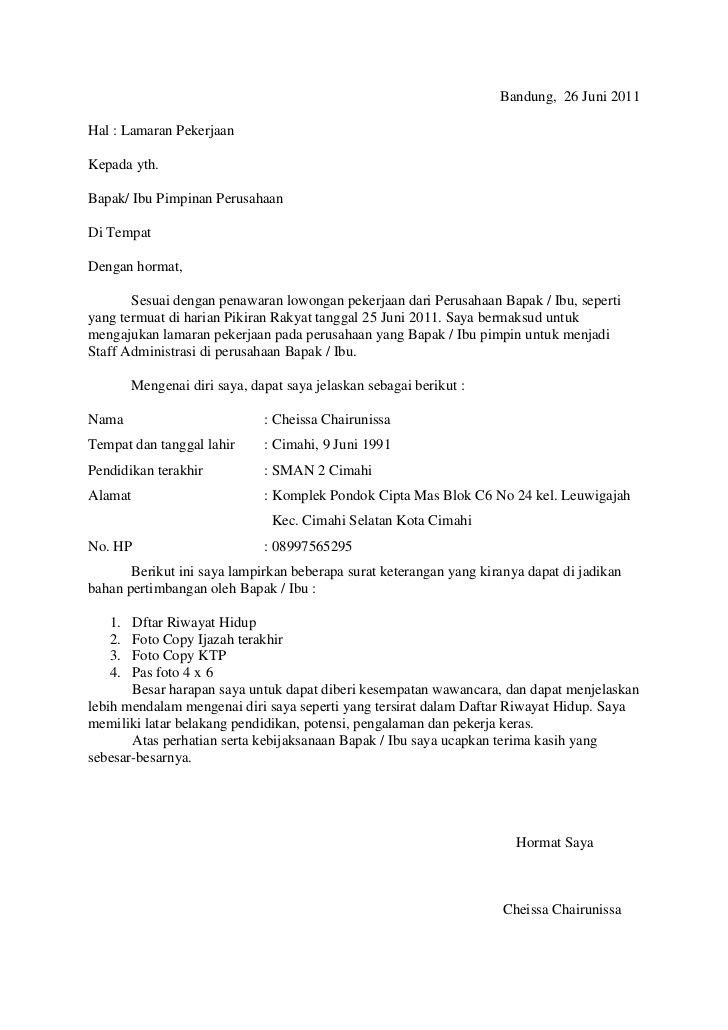
#> input picture UTS_Praktikum_SistemMultimedia/dataset/1.jpg, 728 x 1030 px
$ jupyter execute AnalisisGambarDigital.ipynb   (older library calls are emulated)
#> lines starting #> are read from the running program, lines starting #| are printed output that depends on the picture; after the words box and inside, x2 and y2 are one past the last pixel; in counts of white or black regions, pixels touching at a corner belong together
[cell 1]
import cv2
import numpy as np
import matplotlib.pyplot as plt

# 1. Membaca gambar dari file
image = cv2.imread('dataset/1.jpg', cv2.IMREAD_GRAYSCALE)
#> image is the input picture: shape (1030, 728); min 0, max 255, mean 248

# 2. Smoothing: Menggunakan Gaussian Blur untuk mengurangi noise
blurred = cv2.GaussianBlur(image, (5, 5), 0)

# 3. Deteksi tepi menggunakan Sobel
sobelx = cv2.Sobel(blurred, cv2.CV_64F, 1, 0, ksize=3)
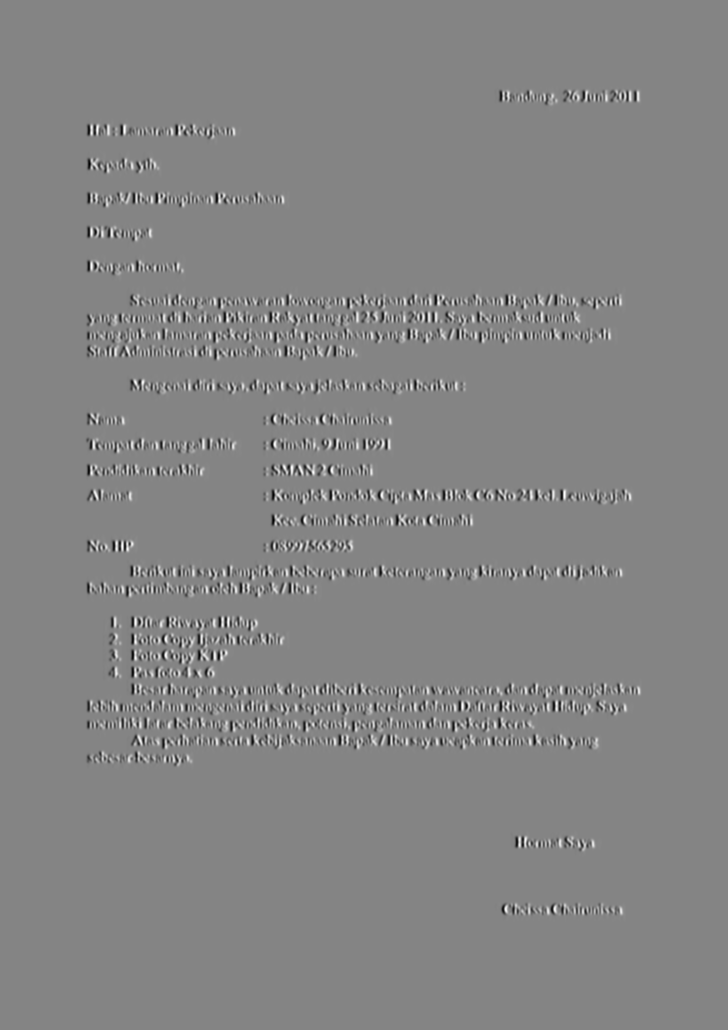
#> sobelx: shape (1030, 728) float64; min -477, max 438, mean 0; drawn with min black and max white
sobely = cv2.Sobel(blurred, cv2.CV_64F, 0, 1, ksize=3)
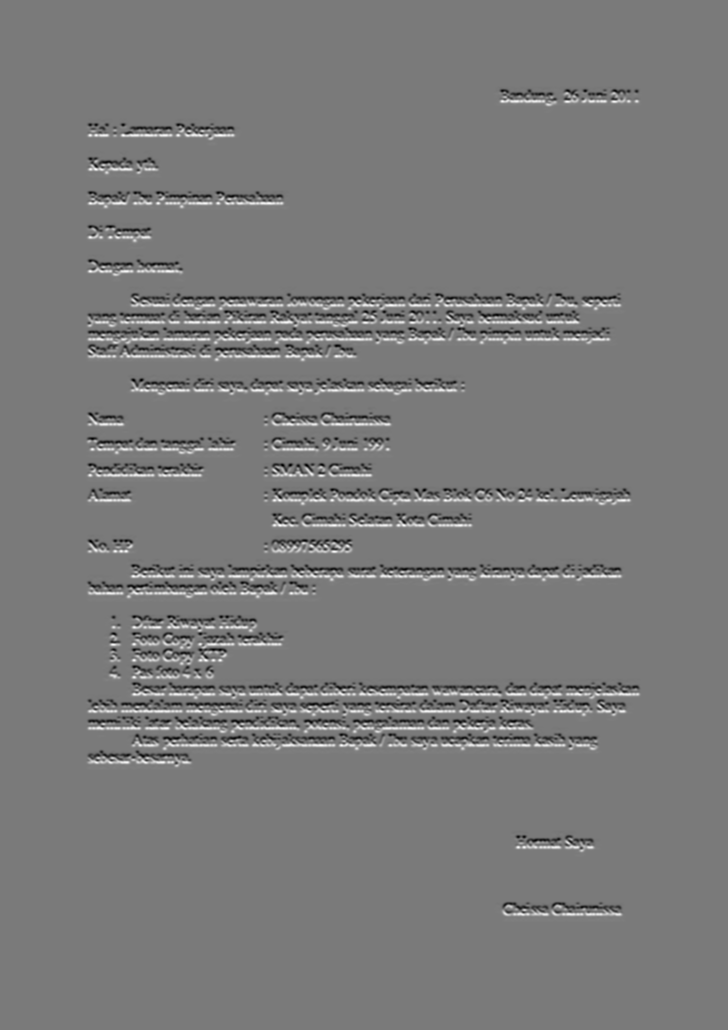
#> sobely: shape (1030, 728) float64; min -362, max 389, mean 0; drawn with min black and max white
sobel_combined = cv2.magnitude(sobelx, sobely)
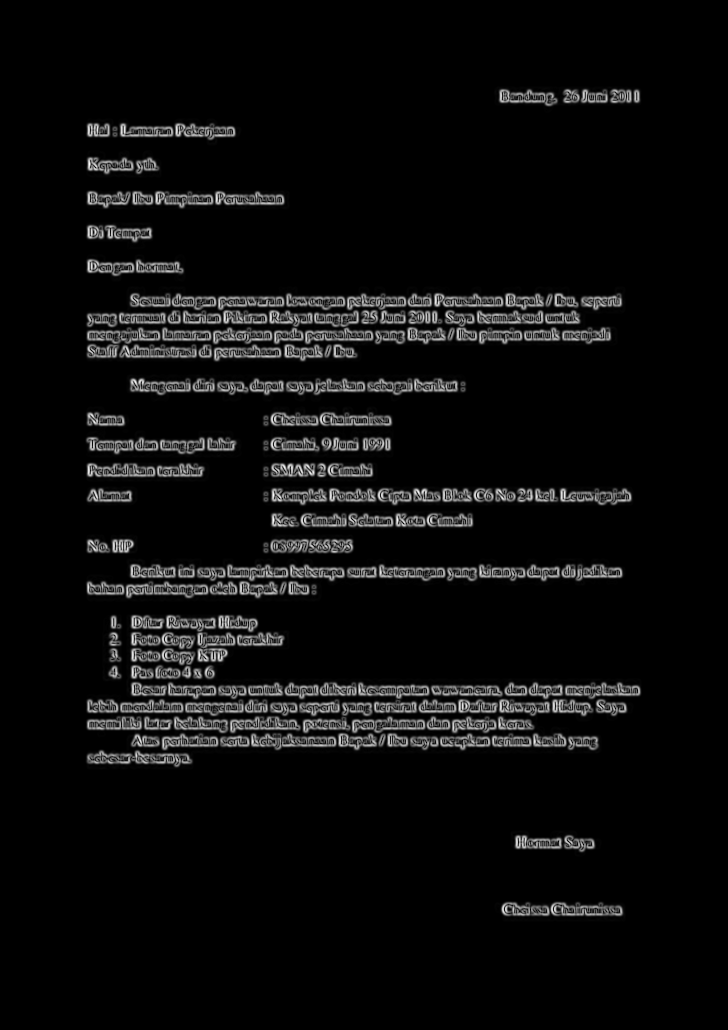
#> sobel_combined: shape (1030, 728) float64; min 0, max 477.1, mean 23.3; drawn with min black and max white

# 4. Deteksi tepi menggunakan Canny
canny = cv2.Canny(blurred, 100, 200)
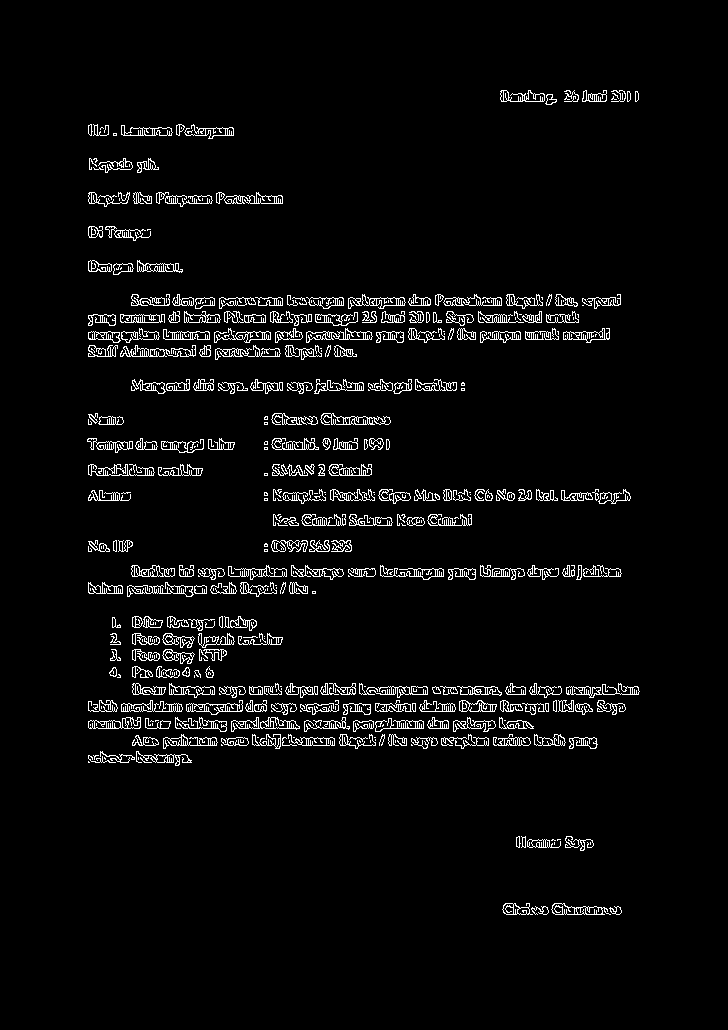
#> canny: shape (1030, 728); 4% white in thin lines or dots, all inside (x1, y1, x2, y2) = (87, 90, 640, 915)

# 5. Menampilkan hasil
plt.figure(figsize=(12, 6))
plt.subplot(1, 4, 1), plt.imshow(image, cmap='gray'), plt.title('Original')
plt.subplot(1, 4, 2), plt.imshow(blurred, cmap='gray'), plt.title('Smoothed')
plt.subplot(1, 4, 3), plt.imshow(sobel_combined, cmap='gray'), plt.title('Sobel Edge')
plt.subplot(1, 4, 4), plt.imshow(canny, cmap='gray'), plt.title('Canny Edge')
plt.show()

[cell 2]
import cv2
import numpy as np
import os

# Pastikan folder hasil ada
os.makedirs('HasilNo1', exist_ok=True)

# 1. Membaca gambar dokumen (grayscale)
image = cv2.imread('dataset/1.jpg', cv2.IMREAD_GRAYSCALE)

# 2. Smoothing dengan Gaussian Blur untuk mengurangi noise
blurred = cv2.GaussianBlur(image, (5, 5), 0)
cv2.imwrite('HasilNo1/smoothed.jpg', blurred)

# 3. Deteksi tepi dengan Sobel
sobelx = cv2.Sobel(blurred, cv2.CV_64F, 1, 0, ksize=3)
sobely = cv2.Sobel(blurred, cv2.CV_64F, 0, 1, ksize=3)
sobel_magnitude = cv2.magnitude(sobelx, sobely)
sobel_output = cv2.convertScaleAbs(sobel_magnitude)  # Konversi agar bisa disimpan sebagai gambar
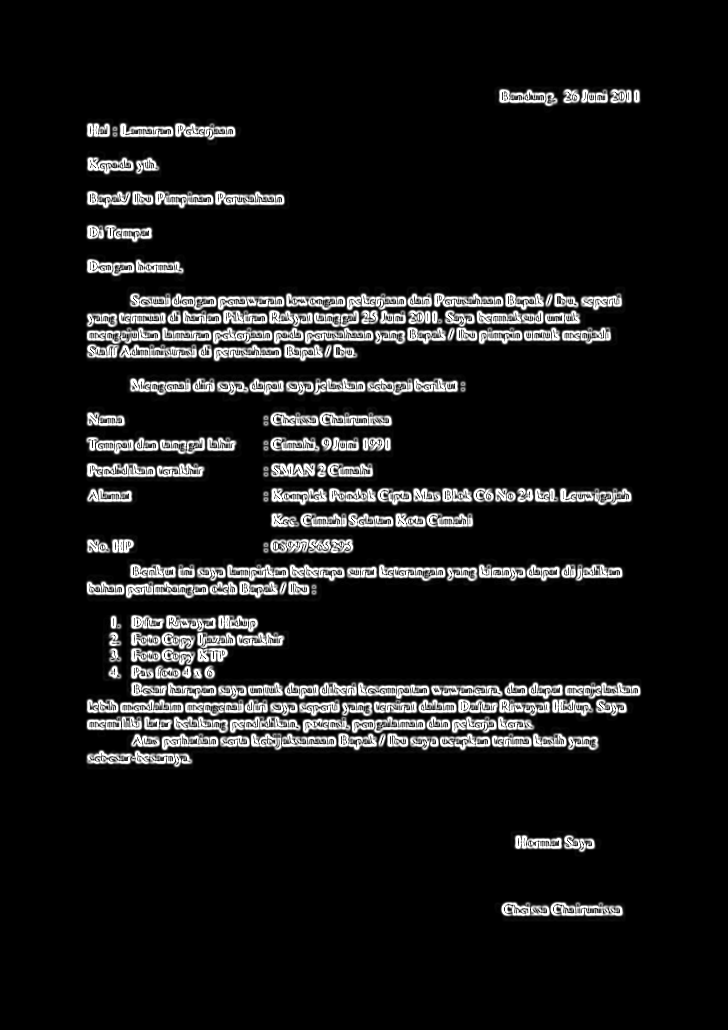
#> sobel_output: shape (1030, 728); min 0, max 255, mean 22
cv2.imwrite('HasilNo1/sobel_edge.jpg', sobel_output)

# 4. Deteksi tepi dengan Canny
canny = cv2.Canny(blurred, 100, 200)
cv2.imwrite('HasilNo1/canny_edge.jpg', canny)

# 5. Simpan juga gambar asli
cv2.imwrite('HasilNo1/original.jpg', image)

print("Semua hasil telah disimpan di folder HasilNo1")
